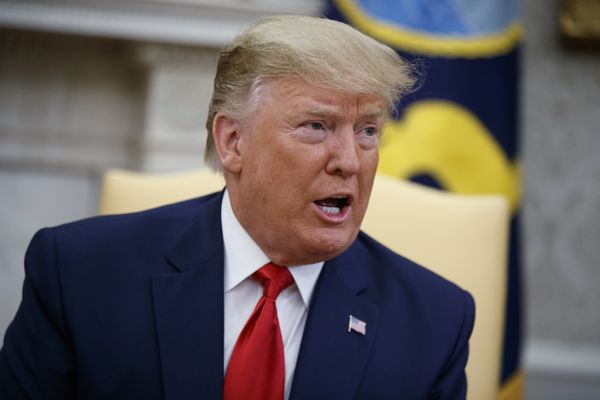
#> input picture BZ7LGZSXCFHOXAN2XCTAM4QRPQ.jpg, 600 x 400 px
$ python test.py
#> lines starting #> are read from the running program, lines starting #| are printed output that depends on the picture
import cv2
import matplotlib.pyplot as plt
img = cv2.imread("BZ7LGZSXCFHOXAN2XCTAM4QRPQ.jpg")
#> img is the input picture: shape (400, 600, 3); mean B, G, R 95.1, 97.9, 106
grayscale = cv2.cvtColor(img,cv2.COLOR_BGR2GRAY)
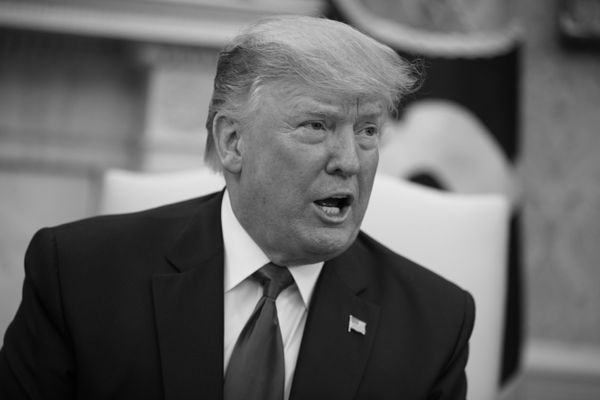
#> grayscale: shape (400, 600); min 0, max 235, mean 100
#> (the run stopped early here; a loop or call above may not have finished)
